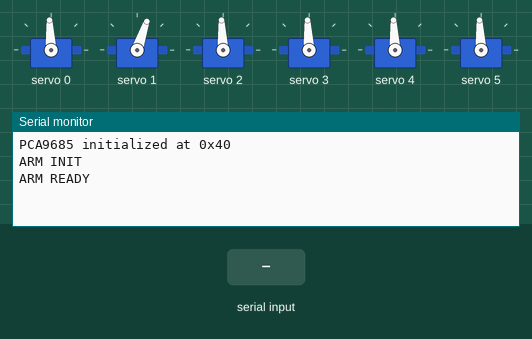
Bench run of a program on a simulated ESP32. Parts: 6 × servo, the last lines printed to the serial monitor. Inputs (shaded band) come from the test bench.

Above: at 2.3 s.
2.4 s: "t\n" received over Serial
At 2.9 s:
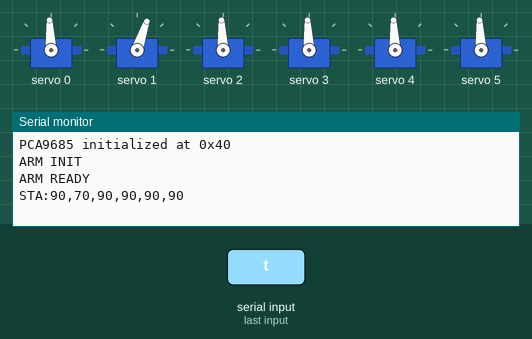
3.9 s: "H\n" received over Serial
At 5.1 s:
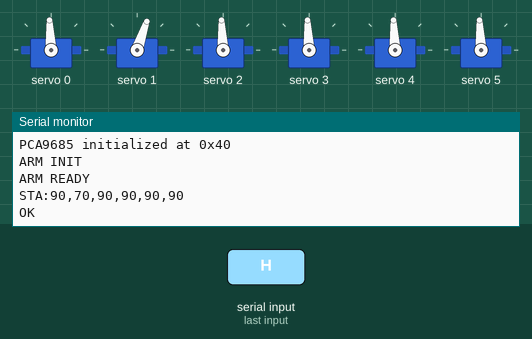
5.4 s: "I\n" received over Serial
At 5.9 s:
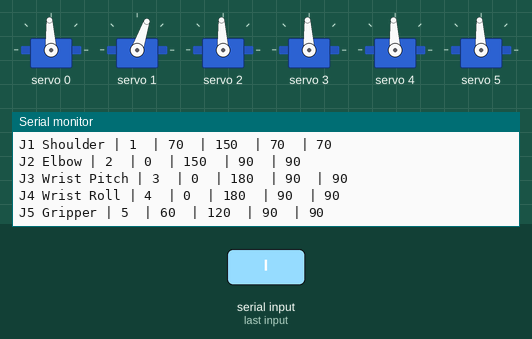

The program:

main.cpp
```cpp
// ============================================================
// BAI THUC HANH 4 - GIAI DOAN 2: CHUONG TRINH CHINH
// Mo ta: Dieu khien Robot Arm 6DOF qua Serial.
// Phan cung: ESP32 + PCA9685 + 6 Servo
// Giao thuc: Lenh text qua Serial 115200 baud
// ============================================================

// === GIAI DOAN 2: Chuong trinh chinh ===

#include <Wire.h>
#include "config.h"
#include "pca9685_driver.h"
#include "servo_ctrl.h"
#include "cmd_parser.h"

// ------------------------------------------------------------
// Ham setup(): Khoi tao he thong
// - Serial 115200 baud
// - I2C voi SDA=21, SCL=22
// - PCA9685 va servo ve vi tri home
// ------------------------------------------------------------
void setup() {
  Serial.begin(115200);
  delay(500);
  Wire.begin(SDA_PIN, SCL_PIN);
  pca9685_init();
  servo_init();
  Serial.println("ARM INIT");
  Serial.println("ARM READY");
}

// ------------------------------------------------------------
// Ham loop(): Doc lenh tu Serial va xu ly
// - Doc chuoi den ky tu xuong dong '\n'
// - Loai bo khoang trang thua
// - Goi cmd_parse() neu co du lieu
// ------------------------------------------------------------
void loop() {
  if (Serial.available()) {
    String input = Serial.readStringUntil('\n');
    input.trim();
    if (input.length() > 0) {
      cmd_parse(input);
    }
  }
}
```

cmd_parser.cpp
```cpp
// ============================================================
// BAI THUC HANH 4 - GIAI DOAN 2: COMMAND PARSER
// Mo ta: Phan tich lenh Serial dieu khien robot arm.
// Cac lenh: M (move), G (get), T (status), H (home), I (info)
// ============================================================

// === GIAI DOAN 2: Command Parser ===

#include "cmd_parser.h"
#include "servo_ctrl.h"
#include "config.h"

// ------------------------------------------------------------
// Ham cmd_parse(): Phan tich chuoi lenh va thuc thi
// - Ky tu dau tien la ma lenh (M, G, T, H, I)
// - Cac tham so theo sau cach boi dau cach
// - Tra ve ket qua hoac ma loi qua Serial
// ------------------------------------------------------------
void cmd_parse(String input) {
  char cmd = input.charAt(0);
  String params = "";

  // Tach phan tham so sau ky tu lenh
  int spaceIdx = input.indexOf(' ');
  if (spaceIdx > 0) {
    params = input.substring(spaceIdx + 1);
    params.trim();
  }

  switch (cmd) {
    // Lenh M <joint> <angle>: Di chuyen khop den goc chi dinh
    case 'M':
    case 'm': {
      int sp = params.indexOf(' ');
      if (sp < 0) { Serial.println("ERR:MISSING_PARAM"); return; }
      int joint = params.substring(0, sp).toInt();
      int angle = params.substring(sp + 1).toInt();
      if (joint < 0 || joint >= NUM_JOINTS) {
        Serial.println("ERR:INVALID_JOINT");
        return;
      }
      servo_move(joint, angle);
      Serial.println("OK");
      break;
    }

    // Lenh G <joint>: Lay goc hien tai cua khop
    case 'G':
    case 'g': {
      if (params.length() == 0) { Serial.println("ERR:MISSING_PARAM"); return; }
      int joint = params.toInt();
      if (joint < 0 || joint >= NUM_JOINTS) {
        Serial.println("ERR:INVALID_JOINT");
        return;
      }
      Serial.print("VAL:");
      Serial.print(joint);
      Serial.print(":");
      Serial.println(servo_getAngle(joint));
      break;
    }

    // Lenh T: In trang thai tat ca cac khop
    case 'T':
    case 't':
      servo_printStatus();
      break;

    // Lenh H [joint]: Dua ve home (khong tham so = tat ca)
    case 'H':
    case 'h': {
      if (params.length() == 0) {
        servo_home(-1);
      } else {
        int joint = params.toInt();
        if (joint < 0 || joint >= NUM_JOINTS) {
          Serial.println("ERR:INVALID_JOINT");
          return;
        }
        servo_home(joint);
      }
      Serial.println("OK");
      break;
    }

    // Lenh I: In bang thong tin cau hinh
    case 'I':
    case 'i':
      servo_printInfo();
      break;

    // Lenh khong hop le
    default:
      Serial.println("ERR:INVALID_CMD");
      break;
  }
}
```

cmd_parser.h
```cpp
// ============================================================
// BAI THUC HANH 4 - GIAI DOAN 2: COMMAND PARSER HEADER
// Mo ta: Khai bao ham phan tich lenh tu Serial.
// ============================================================

// === GIAI DOAN 2: Command Parser ===

#ifndef CMD_PARSER_H
#define CMD_PARSER_H

#include <Arduino.h>

// Phan tich va thuc thi lenh nhan tu Serial
void cmd_parse(String input);

#endif
```

servo_ctrl.cpp
```cpp
// ============================================================
// BAI THUC HANH 4 - GIAI DOAN 2: SERVO CONTROL
// Mo ta: Dieu khien servo robot arm 6DOF.
//        Di chuyen tu tu, gioi han goc, ve home.
// ============================================================

// === GIAI DOAN 2: Servo Control ===

#include "config.h"
#include "pca9685_driver.h"
#include "servo_ctrl.h"

// Mang luu goc hien tai cua tung khop
int currentAngles[NUM_JOINTS];

// ------------------------------------------------------------
// Ham servo_init(): Khoi tao tat ca servo ve vi tri home
// - Duyet qua 6 khop, dat goc = homeAngle
// - Goi pca9685_setAngle() de xuat xung PWM
// ------------------------------------------------------------
void servo_init() {
  for (int i = 0; i < NUM_JOINTS; i++) {
    currentAngles[i] = joints[i].homeAngle;
    pca9685_setAngle(joints[i].channel, currentAngles[i]);
    delay(100);
  }
}

// ------------------------------------------------------------
// Ham clampAngle(): Gioi han goc trong pham vi cho phep
// - Dung ham constrain() cua Arduino
// ------------------------------------------------------------
int clampAngle(int joint, int angle) {
  return constrain(angle, joints[joint].minAngle, joints[joint].maxAngle);
}

// ------------------------------------------------------------
// Ham servo_move(): Di chuyen khop den goc moi
// - Di chuyen tung buoc 1 do de servo chay muot
// - Delay giua cac buoc = 20 / DEFAULT_SPEED (ms)
// ------------------------------------------------------------
void servo_move(int joint, int targetAngle) {
  targetAngle = clampAngle(joint, targetAngle);
  int current = currentAngles[joint];
  int step = (targetAngle > current) ? 1 : -1;
  int delayMs = 20 / DEFAULT_SPEED;

  while (current != targetAngle) {
    current += step;
    pca9685_setAngle(joints[joint].channel, current);
    delay(delayMs);
  }
  currentAngles[joint] = targetAngle;
}

// ------------------------------------------------------------
// Ham servo_home(): Dua khop ve vi tri home
// - joint == -1: dua tat ca khop ve home
// - joint >= 0: dua khop chi dinh ve home
// ------------------------------------------------------------
void servo_home(int joint) {
  if (joint == -1) {
    for (int i = 0; i < NUM_JOINTS; i++) {
      servo_move(i, joints[i].homeAngle);
    }
  } else {
    servo_move(joint, joints[joint].homeAngle);
  }
}

// ------------------------------------------------------------
// Ham servo_getAngle(): Tra ve goc hien tai cua khop
// ------------------------------------------------------------
int servo_getAngle(int joint) {
  return currentAngles[joint];
}

// ------------------------------------------------------------
// Ham servo_printStatus(): In trang thai tat ca khop
// - Dinh dang: STA:a0,a1,a2,a3,a4,a5
// ------------------------------------------------------------
void servo_printStatus() {
  Serial.print("STA:");
  for (int i = 0; i < NUM_JOINTS; i++) {
    Serial.print(currentAngles[i]);
    if (i < NUM_JOINTS - 1) Serial.print(",");
  }
  Serial.println();
}

// ------------------------------------------------------------
// Ham servo_printInfo(): In bang thong tin cau hinh cac khop
// - Hien thi: ten, kenh, goc min/max, home, goc hien tai
// ------------------------------------------------------------
void servo_printInfo() {
  Serial.println("=== ROBOT ARM 6DOF INFO ===");
  Serial.println("Joint | CH | Min | Max | Home | Current");
  Serial.println("------|----|----|------|------|--------");
  for (int i = 0; i < NUM_JOINTS; i++) {
    Serial.print("J"); Serial.print(i);
    Serial.print(" "); Serial.print(joints[i].name);
    Serial.print(" | "); Serial.print(joints[i].channel);
    Serial.print("  | "); Serial.print(joints[i].minAngle);
    Serial.print("  | "); Serial.print(joints[i].maxAngle);
    Serial.print("  | "); Serial.print(joints[i].homeAngle);
    Serial.print("  | "); Serial.println(currentAngles[i]);
  }
}
```

servo_ctrl.h
```cpp
// ============================================================
// BAI THUC HANH 4 - GIAI DOAN 2: SERVO CONTROL HEADER
// Mo ta: Khai bao cac ham dieu khien servo robot arm.
// ============================================================

// === GIAI DOAN 2: Servo Control ===

#ifndef SERVO_CTRL_H
#define SERVO_CTRL_H

#include <Arduino.h>

// Mang luu goc hien tai cua 6 khop
extern int currentAngles[6];

// Khoi tao tat ca servo ve vi tri home
void servo_init();

// Gioi han goc trong pham vi cho phep cua khop
int clampAngle(int joint, int angle);

// Di chuyen khop den goc chi dinh (di chuyen tu tu 1 do/buoc)
void servo_move(int joint, int targetAngle);

// Dua khop ve vi tri home (-1 = tat ca khop)
void servo_home(int joint);

// Lay goc hien tai cua khop
int servo_getAngle(int joint);

// In trang thai tat ca cac khop
void servo_printStatus();

// In bang thong tin cau hinh cac khop
void servo_printInfo();

#endif
```

config.h
```cpp
// ============================================================
// BAI THUC HANH 4 - GIAI DOAN 2: CAU HINH ROBOT ARM 6DOF
// Mo ta: Dinh nghia cau hinh phan cung va tham so servo.
// ============================================================

// === GIAI DOAN 2: Cau hinh Robot Arm ===

#ifndef CONFIG_H
#define CONFIG_H

#include <Arduino.h>

// ------------------------------------------------------------
// Cau truc luu thong tin cau hinh cho moi khop (joint)
// - channel: kenh PWM tren PCA9685 (0-15)
// - minAngle, maxAngle: gioi han goc quay (do)
// - homeAngle: goc ve vi tri home
// - name: ten khop de hien thi
// ------------------------------------------------------------
struct JointConfig {
  uint8_t channel;
  int minAngle;
  int maxAngle;
  int homeAngle;
  const char* name;
};

// Cau hinh 6 khop cua Robot Arm
const JointConfig joints[6] = {
  {0,  0,  180, 90, "Base"},
  {1,  70, 150, 70, "Shoulder"},
  {2,  0,  150, 90, "Elbow"},
  {3,  0,  180, 90, "Wrist Pitch"},
  {4,  0,  180, 90, "Wrist Roll"},
  {5,  60, 120, 90, "Gripper"}
};

// So luong khop
const int NUM_JOINTS = 6;

// ------------------------------------------------------------
// Tham so PWM cho PCA9685
// - SERVOMIN = 102: xung 0.5ms / 20ms * 4096 = 102.4 ~ 102
//   Tuong ung goc 0 do cua servo
// - SERVOMAX = 512: xung 2.5ms / 20ms * 4096 = 512
//   Tuong ung goc 180 do cua servo
// - PWM_FREQ = 50Hz: tan so chuan cho servo (chu ky 20ms)
// ------------------------------------------------------------
const int SERVOMIN = 102;
const int SERVOMAX = 512;
const int PWM_FREQ = 50;

// Chan I2C cua ESP32
const int SDA_PIN = 21;
const int SCL_PIN = 22;

// Toc do mac dinh (1-10), dung de tinh delay giua cac buoc
const int DEFAULT_SPEED = 5;

#endif
```

pca9685_driver.cpp
```cpp
// ============================================================
// BAI THUC HANH 4 - GIAI DOAN 2: PCA9685 DRIVER
// Mo ta: Dieu khien module PCA9685 qua I2C.
//        Chuyen doi goc sang xung PWM va xuat ra kenh servo.
// ============================================================

// === GIAI DOAN 2: PCA9685 Driver ===

#include <Wire.h>
#include <Adafruit_PWMServoDriver.h>
#include "config.h"
#include "pca9685_driver.h"

// Tao doi tuong PCA9685 tai dia chi I2C 0x40
Adafruit_PWMServoDriver pca = Adafruit_PWMServoDriver(0x40);

// ------------------------------------------------------------
// Ham pca9685_init(): Khoi tao PCA9685
// - Goi pca.begin() de bat dau giao tiep I2C
// - Dat tan so PWM = 50Hz (chu ky 20ms cho servo)
// ------------------------------------------------------------
void pca9685_init() {
  pca.begin();
  pca.setPWMFreq(PWM_FREQ);
  delay(10);
  Serial.println("PCA9685 initialized at 0x40");
}

// ------------------------------------------------------------
// Ham angleToPulse(): Chuyen goc (do) sang gia tri xung PWM
// - Su dung ham map() de anh xa tuyen tinh
// - 0 do  -> SERVOMIN (102) -> xung 0.5ms
// - 180 do -> SERVOMAX (512) -> xung 2.5ms
// ------------------------------------------------------------
int angleToPulse(int angle) {
  return map(angle, 0, 180, SERVOMIN, SERVOMAX);
}

// ------------------------------------------------------------
// Ham pca9685_setAngle(): Dat goc cho mot kenh servo
// - Tinh gia tri pulse tu goc
// - Goi pca.setPWM(channel, 0, pulse) de xuat xung
// - In thong tin ra Serial de debug
// ------------------------------------------------------------
void pca9685_setAngle(uint8_t channel, int angle) {
  int pulse = angleToPulse(angle);
  pca.setPWM(channel, 0, pulse);
}
```

pca9685_driver.h
```cpp
// ============================================================
// BAI THUC HANH 4 - GIAI DOAN 2: PCA9685 DRIVER HEADER
// Mo ta: Khai bao cac ham dieu khien PCA9685.
// ============================================================

// === GIAI DOAN 2: PCA9685 Driver ===

#ifndef PCA9685_DRIVER_H
#define PCA9685_DRIVER_H

#include <Arduino.h>

// Khoi tao module PCA9685
void pca9685_init();

// Dat goc cho kenh servo chi dinh
void pca9685_setAngle(uint8_t channel, int angle);

// Chuyen doi goc (0-180) sang gia tri xung PWM
int angleToPulse(int angle);

#endif
```

Measured:
- after the input at 2.4 s, the serial monitor: prints a new line at once (image 1)
- after the input at 3.9 s, the serial monitor: prints a new line at once (image 2)
- after the input at 5.4 s, the serial monitor: prints a new line at once (image 3)
